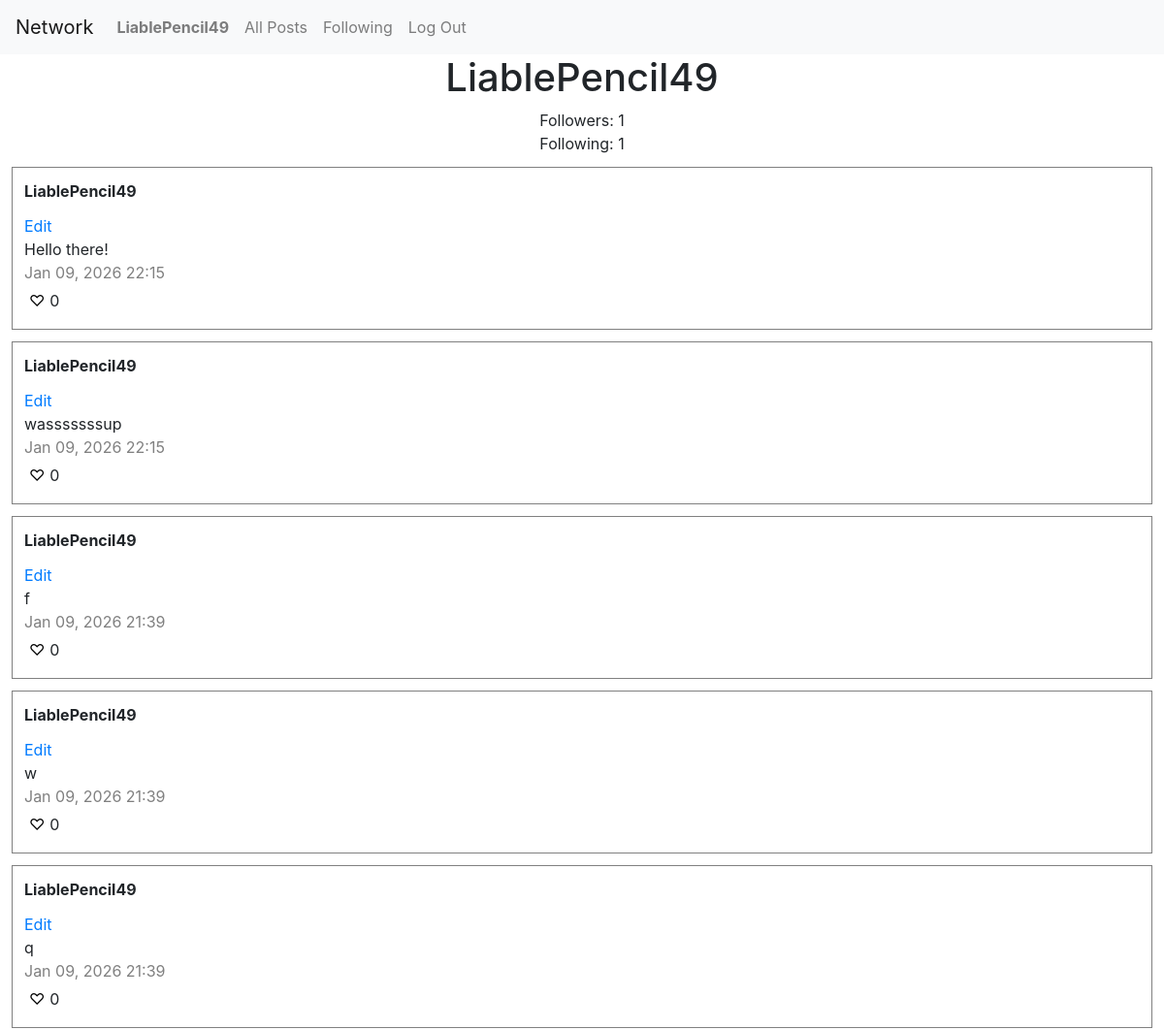
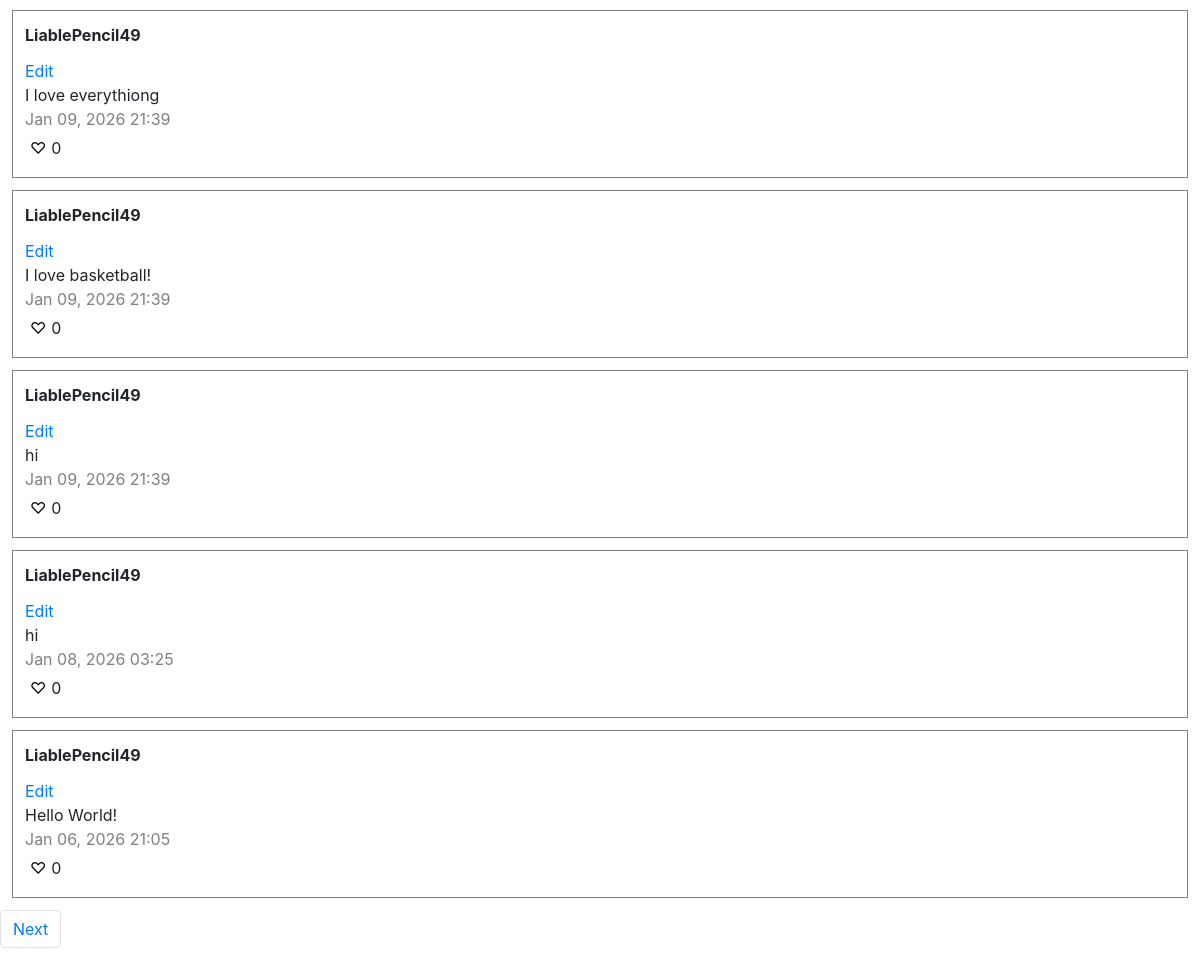
The page /profile/LiablePencil49/ (signed in) on the database as committed earlier (2 pictures, top to bottom).
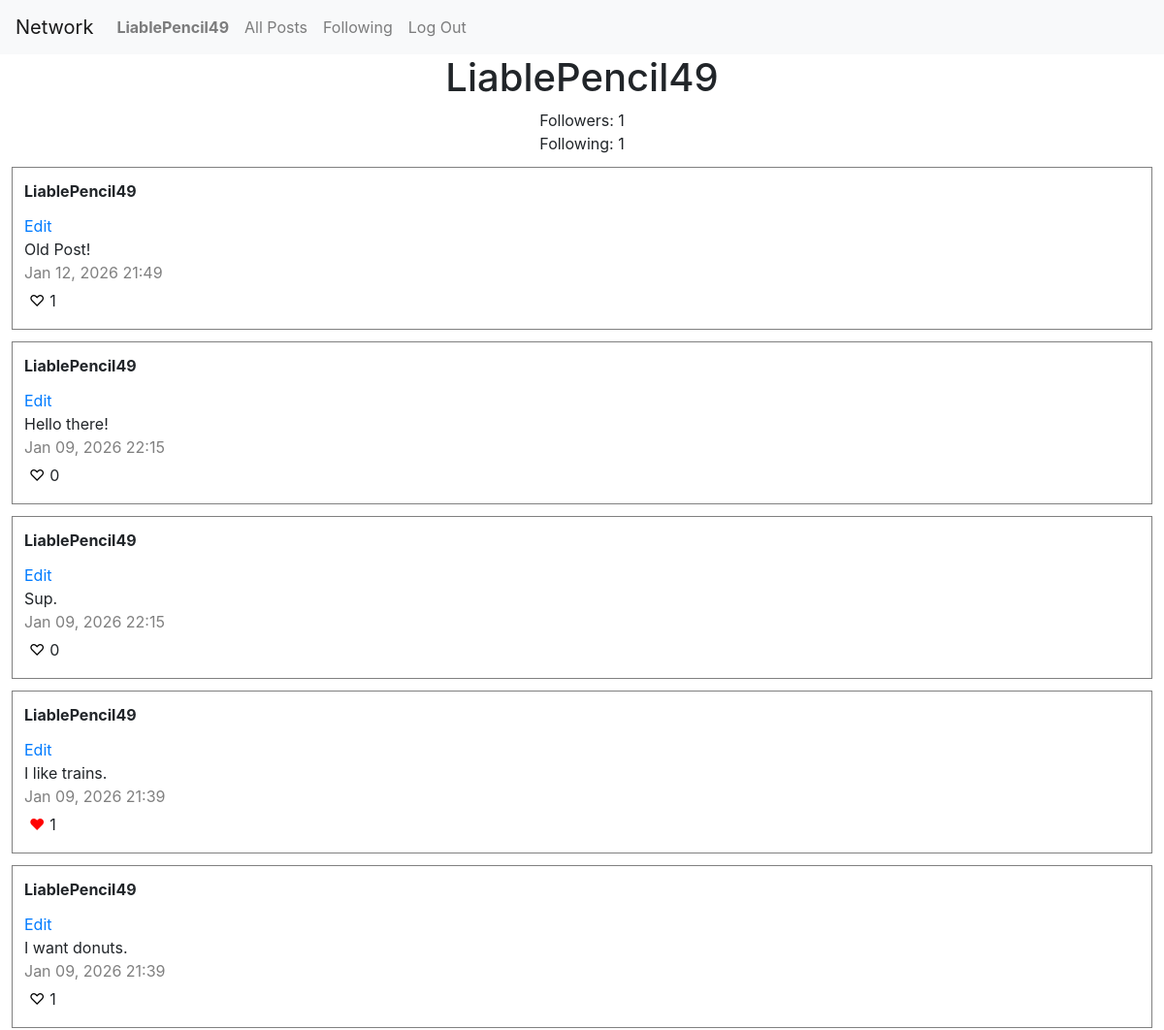
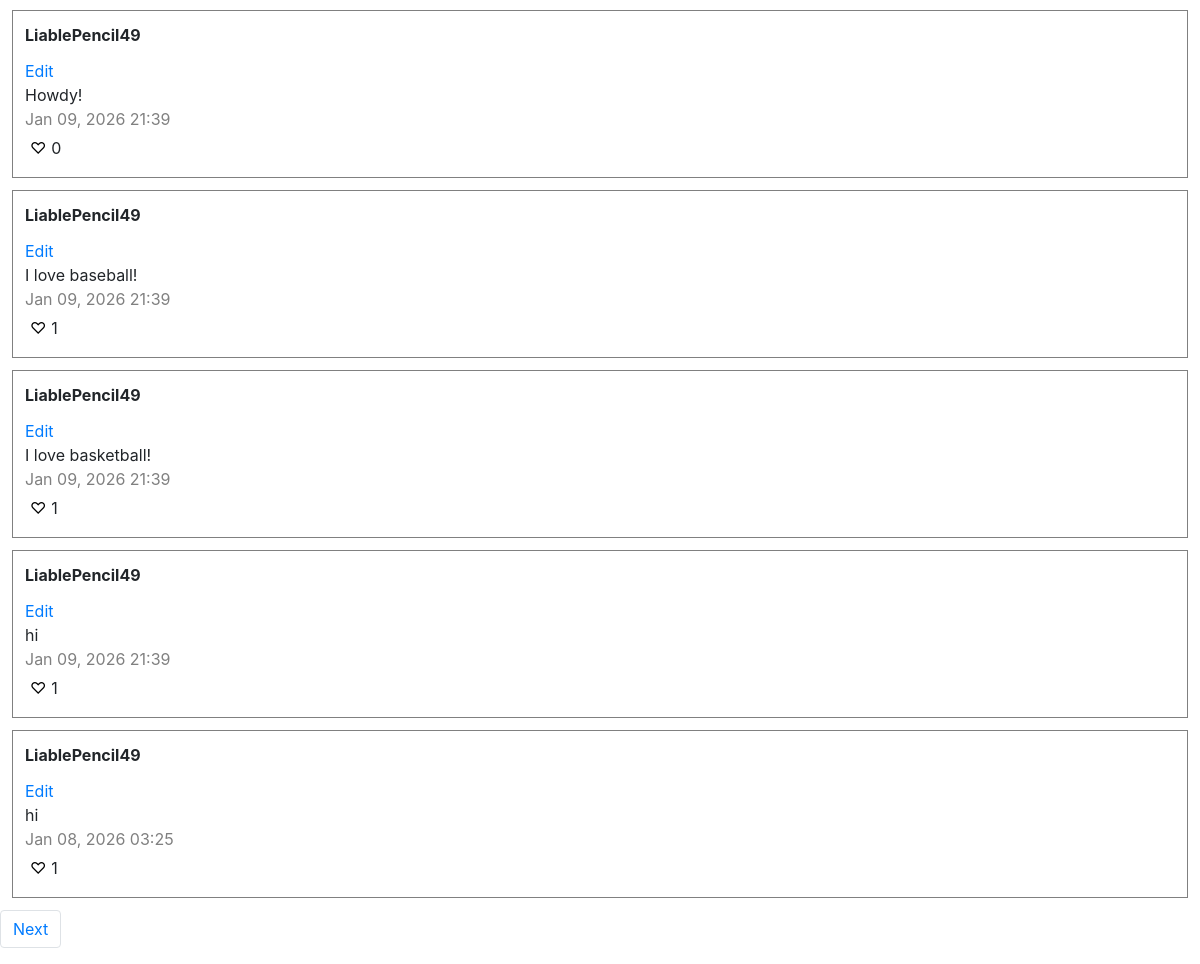
The same page on the database as committed later (2 pictures, top to bottom).
### network/models.py (models this page shows)
class Post(models.Model):
    creator = models.ForeignKey(User, on_delete=models.CASCADE, related_name="posts")
    content = models.TextField(max_length=2000)
    timestamp = models.DateTimeField(auto_now_add=True)

class User(AbstractUser):
    pass

### network/views.py (the view)
# urls.py: path("profile/<str:username>/", views.profile_view, name="profile"),
@login_required
def profile_view(request, username):
    if request.method == 'GET':
        user = User.objects.get(username=username)
        follows = Follow.objects.filter(followed=user, follower=request.user).exists()
        posts = Post.objects.filter(creator=user).order_by("-timestamp")
        liked = []
        for post in posts:
            if Like.objects.filter(liker=request.user, post=post).exists():
                liked.append(post)
        user_followers = user.followers.count()
        user_following = user.following.count()
        page_number = request.GET.get('page')
        page = pagination(posts, page_number)
        return render(request, "network/profile.html", { "username": user, "page": page, "followers": user_followers, "following": user_following, "follows": follows, "liked": liked })

### network/views.py (called while the page is built)
def pagination(posts, page_number):
    paginator = Paginator(posts, 10)
    try:
        page = paginator.page(page_number)
    except PageNotAnInteger:
        page = paginator.page(1)
    except EmptyPage:
        page = paginator.page(paginator.num_pages)
    return page

### network/templates/network/profile.html (shortened to what this page needs)
{% extends "network/layout.html" %}
{% block body %}
    <h1 style="text-align: center;">{{ username }}</h1>
    <p id="followers-count" style="text-align: center;">Followers: {{ followers }}</p>
    <p id="following-count" style="text-align: center;">Following: {{ following }}</p>
<div class="posts">
    {% for post in page %}
        <div class="post">
            <strong><a class="username" href="{% url 'profile' username=post.creator.username %}">{{ post.creator.username }}</a></strong>
            {% if user == post.creator %}
                <div id="text-editor-{{ post.id }}">
                    <p><a href="#" class="edit text-primary" data-post-id="{{ post.id }}">Edit</a></p>
                </div>
            {% endif %}
            <p id="content-{{ post.id }}">{{ post.content }}</p>
            <p id="timestamp">{{ post.timestamp|date:"M d, Y H:i" }}</p>
            <button data-post-id="{{ post.id }}" class="{% if post in liked %}filled heart{% else %}heart{% endif %}">{% if post in liked %}&#9829;{% else %}&#9825;{% endif %}</button><span id="likes-{{ post.id }}">{{ post.likes.count }}</span>
        </div>
    {% empty %}
        <p>No posts yet.</p>
    {% endfor %}
</div>
<ul class="pagination">
    {% if page.has_next %}
    <li class="page-item"><a class="page-link" href="?page={{ page.next_page_number }}">Next</a></li>
    {% endif %}
</ul>
{% endblock %}

Rows that differ between the two databases and show on the page:
no longer on this page (row unchanged): Post: creator.username "LiablePencil49", content "Hello World!", timestamp "Jan 06, 2026 21:05", likes.count "0"
added Post: creator.username "LiablePencil49", content "Old Post!", timestamp "Jan 12, 2026 21:49", likes.count "1"
changed Post: content "wasssssssup" → "Sup."
changed Post: content "f" → "I like trains."; likes.count "0" → "1"; text "♡" → "♥"
changed Post: content "w" → "I want donuts."; likes.count "0" → "1"
changed Post: content "q" → "Howdy!"
changed Post: content "I love everythiong" → "I love baseball!"; likes.count "0" → "1"
computed for Post "I love basketball!": likes.count "0" → "1"
computed for Post (number 9 of 10 on the later page): likes.count "0" → "1"
computed for Post "Jan 08, 2026 03:25": likes.count "0" → "1"
